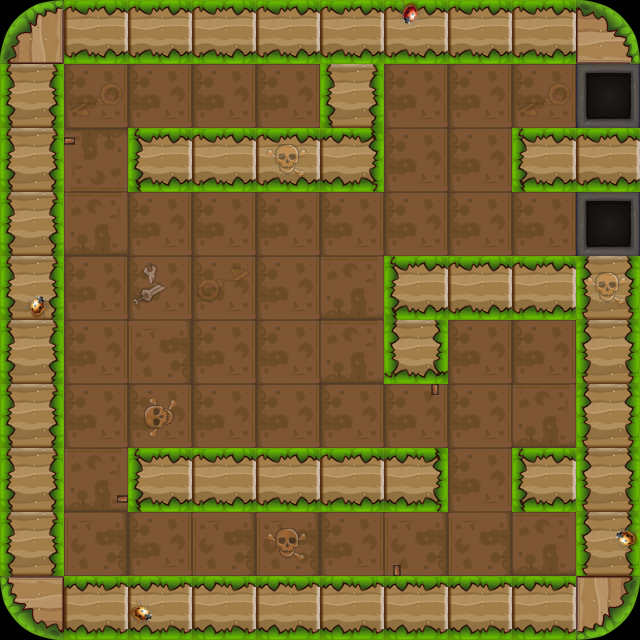

Rendered tile map (Tiled .tmx) drawn with the repository's tilesets; below, a short description and the map source with its tile grids summarised:
An orthogonal 10x10 tile map with 64x64 px tiles, 3 tile layers (bg1, fg1, fg2) and 27 objects (11x wall, 5x enemy, 2x dong, 2x banzi, 2x banziL, ...).

<map version="1.0" orientation="orthogonal" renderorder="right-down" width="10" height="10" tilewidth="64" tileheight="64">
 <properties>
  <property name="maxStep" value="15" />
 </properties>
 <tileset firstgid="1" name="lv2map" tilewidth="64" tileheight="64">
  <image source="lv2map.png" width="256" height="256" />
 </tileset>
 <layer name="bg1" width="10" height="10">
  <data>[100 cells, 98 non-empty, 3 distinct tile ids]</data>
 </layer>
 <layer name="fg1" width="10" height="10">
  <data>[100 cells, 53 non-empty, 6 distinct tile ids]</data>
 </layer>
 <layer name="fg2" width="10" height="10">
  <data>[100 cells, 11 non-empty, 5 distinct tile ids]</data>
 </layer>
 <objectgroup name="obj1">
  <object name="wall" x="0" y="0" width="640" height="64" />
  <object name="wall" x="0" y="0" width="64" height="640" />
  <object name="wall" x="576" y="256" width="64" height="384" />
  <object name="wall" x="0" y="576" width="640" height="64" />
  <object name="wall" x="384" y="256" width="256" height="64" />
  <object name="wall" x="128" y="448" width="320" height="64" />
  <object name="player" x="512" y="64" width="64" height="64" />
  <object name="enemy" x="64" y="512" width="64" height="64" />
  <object name="door" x="512" y="512" width="64" height="64" />
  <object name="key" x="192" y="64" width="64" height="64">
   <properties>
    <property name="active" value="false" />
   </properties>
  </object>
  <object name="wall" x="128" y="128" width="256" height="64" />
  <object name="wall" x="512" y="128" width="128" height="64" />
  <object name="wall" x="512" y="448" width="128" height="64" />
  <object name="enemy" x="64" y="64" width="64" height="64" />
  <object name="wall" x="320" y="64" width="64" height="128" />
  <object name="enemy" x="192" y="384" width="64" height="64" />
  <object name="dong" x="576" y="192" width="64" height="64" />
  <object name="banzi" x="64" y="128" width="64" height="13" />
  <object name="wall" x="384" y="256" width="64" height="128" />
  <object name="dong" x="576" y="64" width="64" height="64" />
  <object name="fazhen_B" x="256" y="64" width="64" height="64">
   <properties>
    <property name="target" value="fazhen_A" />
   </properties>
  </object>
  <object name="fazhen_A" x="448" y="320" width="64" height="64">
   <properties>
    <property name="target" value="fazhen_B" />
   </properties>
  </object>
  <object name="enemy" x="448" y="192" width="64" height="64" />
  <object name="banzi" x="64" y="499" width="64" height="13">
   <properties>
    <property name="isOver" value="false" />
   </properties>
  </object>
  <object name="enemy" x="448" y="512" width="64" height="64" />
  <object name="banziL" x="384" y="512" width="13" height="64">
   <properties>
    <property name="isOver" value="false" />
   </properties>
  </object>
  <object name="banziL" x="435" y="384" width="13" height="64" />
 </objectgroup>
</map>
